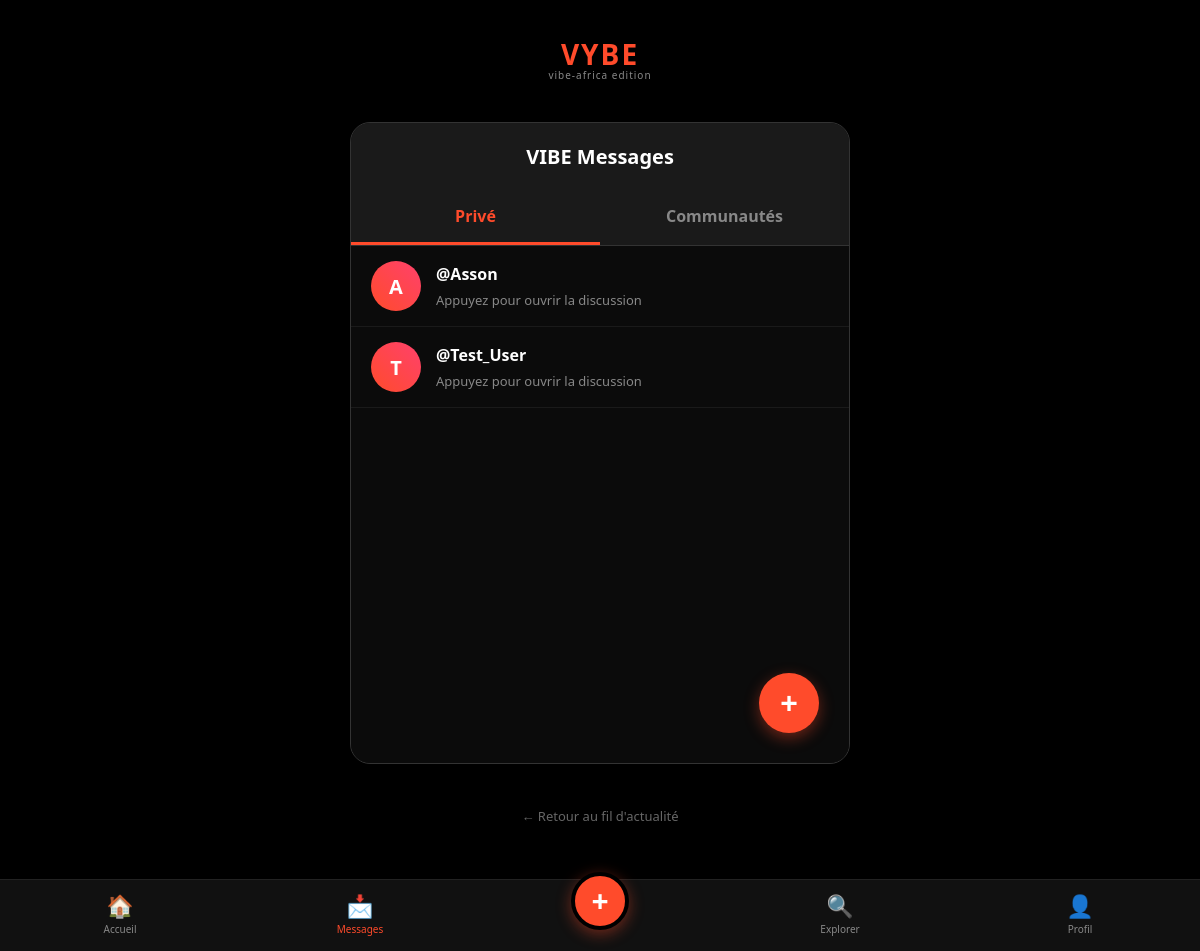
Screenshot of /messages (signed in) with the database file from the repository.
### app.py (models this page shows)
class User(db.Model):
    id = db.Column(db.Integer, primary_key=True)
    username = db.Column(db.String(50), unique=True, nullable=False)
    password = db.Column(db.String(100), nullable=False)
    bio = db.Column(db.String(200), default="Salut, je suis sur VIBE AFRICA !")
    google_id = db.Column(db.String(100), unique=True, nullable=True)
    phone = db.Column(db.String(20), nullable=True) # NOUVEAU : Numéro de téléphone pour les contacts
    Video = db.relationship('Video', backref='author', lazy=True)
    following = db.relationship(
        'User', secondary=followers,
        primaryjoin=(followers.c.follower_id == id),
        secondaryjoin=(followers.c.followed_id == id),
        backref=db.backref('followers', lazy='dynamic'), lazy='dynamic'
    )

### app.py (the view)
@app.route('/messages')
def messages_list():
    if 'user_id' not in session:
        return redirect(url_for('login'))
    me_id = session['user_id']
    me = User.query.get(me_id)
    friends_relations = FriendRequest.query.filter(
        ((FriendRequest.sender_id == me_id) | (FriendRequest.receiver_id == me_id)),
        FriendRequest.status == 'accepted'
    ).all()
    friends = []
    for rel in friends_relations:
        friend_id = rel.receiver_id if rel.sender_id == me_id else rel.sender_id
        friend_user = User.query.get(friend_id)
        friends.append(friend_user)
    my_groups = me.groups.all()
    return render_template('messages_list.html', friends=friends, groups=my_groups)

### templates/messages_list.html (shortened to what this page needs)
{% extends "base.html" %}
{% block content %}
<div class="list-wrapper">
    <div class="header-section">
        <h1 class="page-title">VIBE Messages</h1>
        <ul class="tabs">
            <li class="tab active" onclick="switchTab('private')">Privé</li>
            <li class="tab" onclick="switchTab('groups')">Communautés</li>
        </ul>
    </div>
    <div class="content-area">
        <div id="private" class="tab-content active">
            {% for friend in friends %}
            <div class="item-card">
                <a href="{{ url_for('chat', friend_id=friend.id) }}" style="display: flex; align-items: center; flex: 1; text-decoration: none; color: white;">
                    <div class="avatar-circle">{{ friend.username[0] | upper }}</div>
                    <div class="item-info">
                        <span class="item-name">@{{ friend.username }}</span>
                        <span class="item-status">Appuyez pour ouvrir la discussion</span>
                    </div>
                </a>
            </div>
            {% else %}
                <div class="empty-state">
                    <span style="font-size: 40px; display: block; margin-bottom: 10px;">💬</span>
                    <p>Aucune discussion en cours.</p>
                </div>
            {% endfor %}
        </div>
    </div>
    <button class="fab" onclick="openModal()">+</button>
</div>
<div style="text-align: center; padding: 20px;">
    <a href="{{ url_for('dashboard') }}" style="color: #666; text-decoration: none; font-size: 13px;">← Retour au fil d'actualité</a>
</div>
{% endblock %}

### templates/base.html (style rules this page uses)
body { font-family: 'Segoe UI', Tahoma, Geneva, Verdana, sans-serif; background: #000; color: white; margin: 0; padding-bottom: 90px; }

### templates/messages_list.html (style rules this page uses)
.list-wrapper { max-width: 700px; margin: 20px auto; background: #111; border-radius: 20px; border: 1px solid #333; overflow: hidden; position: relative; min-height: 80vh; display: flex; flex-direction: column; }
.header-section { background: #1a1a1a; border-bottom: 1px solid #333; }
.page-title { padding: 20px; text-align: center; font-weight: bold; font-size: 20px; color: white; margin: 0; }
.tabs { display: flex; list-style: none; padding: 0; margin: 0; }
.tab { flex: 1; text-align: center; padding: 15px; color: #888; font-weight: bold; cursor: pointer; transition: 0.3s; border-bottom: 3px solid transparent; }
.tab.active { color: #ff4b2b; border-bottom: 3px solid #ff4b2b; }
.content-area { flex: 1; overflow-y: auto; background: #0b0b0b; }
.tab-content { display: none; }
.tab-content.active { display: block; }
.item-card { display: flex; align-items: center; padding: 15px 20px; border-bottom: 1px solid #1a1a1a; text-decoration: none; color: white; transition: background 0.2s; }
.avatar-circle { width: 50px; height: 50px; background: linear-gradient(45deg, #ff4b2b, #ff416c); border-radius: 50%; margin-right: 15px; display: flex; align-items: center; justify-content: center; font-weight: bold; font-size: 20px; flex-shrink: 0; }
.item-info { flex: 1; overflow: hidden; }
.item-name { font-size: 16px; font-weight: bold; display: block; margin-bottom: 3px; }
.item-status { color: #888; font-size: 13px; white-space: nowrap; overflow: hidden; text-overflow: ellipsis; }
.fab { position: absolute; bottom: 30px; right: 30px; width: 60px; height: 60px; background: #ff4b2b; color: white; border-radius: 50%; display: flex; align-items: center; justify-content: center; font-size: 30px; font-weight: bold; cursor: pointer; box-shadow: 0 5px 15px rgba(255, 75, 43, 0.4); transition: 0.3s; border: none; z-index: 10; }

### rows the page displays
User: username "A", username "Asson"
User: username "T", username "Test_User"
